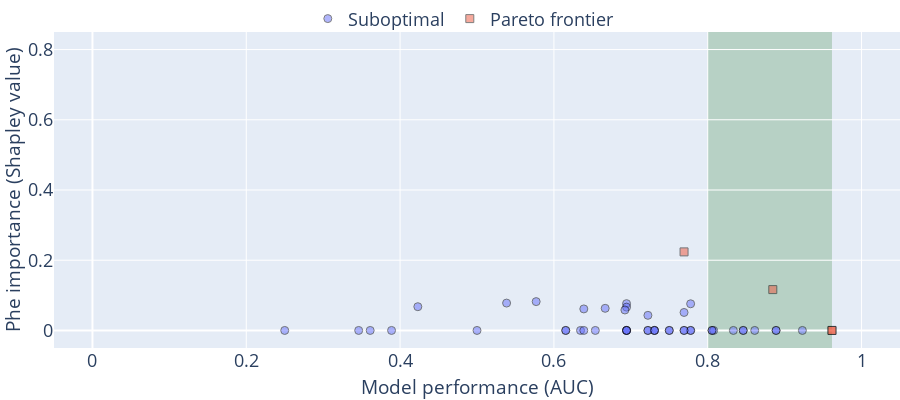
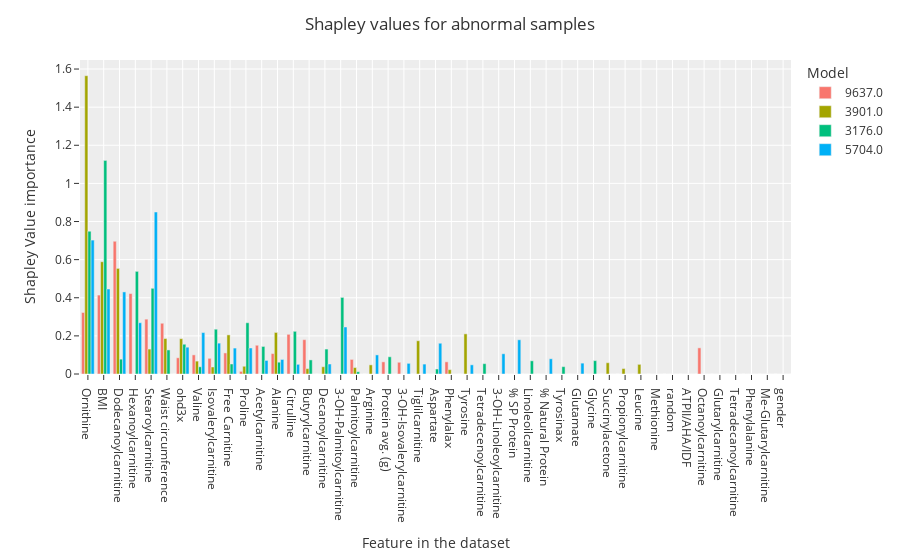

Notebook source saved alongside these figures, in order:
### Code cell
make_pareto_plot(study_SVMSMOTE_sampling)
make_ranking_plots(study_SVMSMOTE_sampling, study_SVMSMOTE)

### Figure 1 — Plotly figure (JSON) as saved in the notebook; plotly's stock layout.template omitted (floating-point values rounded to 4 significant figures)
{"data": [{"marker": {"line": {"color": "black", "width": 1}, "opacity": 0.5, "size": 8, "symbol": "circle"}, "mode": "markers", "name": "Suboptimal", "type": "scatter", "x": [0.7778, 0.6944, 0.8333, 0.6944, 0.3611, 0.5385, 0.7692, 0.7308, 0.9231, 0.6346, 0.8889, 0.5, 0.6944, 0.5769, 0.6944, 0.7222, 0.3462, 0.8056, 0.6154, 0.7692, 0.7222, 0.7308, 0.7778, 0.7222, 0.4231, 0.6944, 0.3889, 0.6389, 0.6923, 0.8611, 0.6944, 0.7692, 0.8077, 0.8462, 0.7308, 0.7778, 0.8462, 0.6538, 0.6389, 0.6154, 0.6667, 0.75, 0.25, 0.8056, 0.75, 0.8889], "y": [0, 0.07634, 0, 0, 0, 0.07793, 0, 0, 0, 0, 0, 0, 0, 0.08213, 0, 0, 0, 0, 0, 0.05122, 0.04302, 0, 0, 0, 0.06764, 0.06648, 0, 0, 0.0583, 0, 0, 0, 0, 0, 0, 0.07592, 0, 0, 0.0613, 0, 0.06301, 0, 0, 0, 0, 0]}, {"marker": {"line": {"color": "black", "width": 1}, "opacity": 0.5, "size": 8, "symbol": "square"}, "mode": "markers", "name": "Pareto frontier", "type": "scatter", "x": [0.8846, 0.7692, 0.9615, 0.9615], "y": [0.1163, 0.2237, 0, 0]}], "layout": {"font": {"size": 18}, "height": 400, "legend": {"bgcolor": "rgba(255, 255, 255, 0)", "orientation": "h", "x": 0.3, "y": 1.1}, "margin": {"b": 0, "l": 0, "r": 0, "t": 0}, "shapes": [{"fillcolor": "darkgreen", "layer": "below", "line": {"width": 0}, "opacity": 0.2, "type": "rect", "x0": 0.8, "x1": 0.9615, "xref": "x", "y0": 0, "y1": 1, "yref": "paper"}], "width": 900, "xaxis": {"range": [-0.05, 1.05], "title": {"font": {"size": 19}, "text": "Model performance (AUC)"}}, "yaxis": {"range": [-0.05, 0.85], "title": {"font": {"size": 19}, "text": "Phe importance (Shapley value)"}}}}

### Figure 2 — Plotly figure (JSON) as saved in the notebook; plotly's stock layout.template omitted (floating-point values rounded to 4 significant figures)
{"data": [{"alignmentgroup": "True", "hovertemplate": "variable=9637.0<br>index=%{x}<br>value=%{y}<extra></extra>", "legendgroup": "9637.0", "marker": {"color": "#F8766D", "pattern": {"shape": ""}}, "name": "9637.0", "offsetgroup": "9637.0", "orientation": "v", "showlegend": true, "textposition": "auto", "type": "bar", "x": ["Género", "aleator", "IMC", "Circunferencia de cintura", "ATPII/AHA/IDF", "fenilalax", "ohd3x", "tirosinax", "Alanina", "Aspartato", "Glutamato", "Leucina", "Ornitina", "Prolina", "Tirosina", "Carnitina libre", "Propionilcarnitina", "Isovalerilcarnitina", "Tiglilcarnitina", "Me-Glutarilcarnitina", "Decanoilcarnitina", "Tetradecanoilcarnitina", "3-OH-Isovalerilcarnitina", "3-OH-Palmitoilcarnitina", "Linoleoilcarnitina", "Arginina", "Citrulina", "Glicina", "Metionina", "Fenilalanina", "Succinilacetona", "Valina", "Acetilcarnitina", "Butirilcarnitina", "Glutarilcarnitina", "Hexanoilcarnitina", "Octanoilcarnitina", "Dodecanoilcarnitina", "Tetradecenoilcarnitina", "Palmitoilcarnitina", "Estearoilcarnitina", "3-OH-Linoleoilcarnitina", "PROTEINAProm_(G)", "%_proteina_natural", "%_Proteina_SP"], "xaxis": "x", "y": [0, 0, 0.4141, 0.2662, 0, 0.06384, 0.08503, 0, 0.107, 0, 0, 0, 0.3227, 0.01373, 0, 0.1106, 0, 0.08224, 0, 0, 0, 0, 0.06148, 0, 0, 0, 0.2083, 0, 0, 0, 0, 0.1003, 0.1508, 0.1801, 0, 0.422, 0.1372, 0.6964, 0, 0.07652, 0.2878, 0, 0.06376, 0, 0], "yaxis": "y"}, {"alignmentgroup": "True", "hovertemplate": "variable=3901.0<br>index=%{x}<br>value=%{y}<extra></extra>", "legendgroup": "3901.0", "marker": {"color": "#A3A500", "pattern": {"shape": ""}}, "name": "3901.0", "offsetgroup": "3901.0", "orientation": "v", "showlegend": true, "textposition": "auto", "type": "bar", "x": ["Género", "aleator", "IMC", "Circunferencia de cintura", "ATPII/AHA/IDF", "fenilalax", "ohd3x", "tirosinax", "Alanina", "Aspartato", "Glutamato", "Leucina", "Ornitina", "Prolina", "Tirosina", "Carnitina libre", "Propionilcarnitina", "Isovalerilcarnitina", "Tiglilcarnitina", "Me-Glutarilcarnitina", "Decanoilcarnitina", "Tetradecanoilcarnitina", "3-OH-Isovalerilcarnitina", "3-OH-Palmitoilcarnitina", "Linoleoilcarnitina", "Arginina", "Citrulina", "Glicina", "Metionina", "Fenilalanina", "Succinilacetona", "Valina", "Acetilcarnitina", "Butirilcarnitina", "Glutarilcarnitina", "Hexanoilcarnitina", "Octanoilcarnitina", "Dodecanoilcarnitina", "Tetradecenoilcarnitina", "Palmitoilcarnitina", "Estearoilcarnitina", "3-OH-Linoleoilcarnitina", "PROTEINAProm_(G)", "%_proteina_natural", "%_Proteina_SP"], "xaxis": "x", "y": [0, 0, 0.589, 0.186, 0, 0.02259, 0.1852, 0, 0.2179, 0, 0, 0.05053, 1.565, 0.04056, 0.2106, 0.2052, 0.02845, 0.03683, 0.1745, 0, 0.03803, 0, 0, 0, 0, 0.04782, 0, 0, 0, 0, 0.05904, 0.06763, 0, 0.02818, 0, 0, 0, 0.5541, 0, 0.03367, 0.1307, 0, 0, 0, 0], "yaxis": "y"}, {"alignmentgroup": "True", "hovertemplate": "variable=3176.0<br>index=%{x}<br>value=%{y}<extra></extra>", "legendgroup": "3176.0", "marker": {"color": "#00BF7D", "pattern": {"shape": ""}}, "name": "3176.0", "offsetgroup": "3176.0", "orientation": "v", "showlegend": true, "textposition": "auto", "type": "bar", "x": ["Género", "aleator", "IMC", "Circunferencia de cintura", "ATPII/AHA/IDF", "fenilalax", "ohd3x", "tirosinax", "Alanina", "Aspartato", "Glutamato", "Leucina", "Ornitina", "Prolina", "Tirosina", "Carnitina libre", "Propionilcarnitina", "Isovalerilcarnitina", "Tiglilcarnitina", "Me-Glutarilcarnitina", "Decanoilcarnitina", "Tetradecanoilcarnitina", "3-OH-Isovalerilcarnitina", "3-OH-Palmitoilcarnitina", "Linoleoilcarnitina", "Arginina", "Citrulina", "Glicina", "Metionina", "Fenilalanina", "Succinilacetona", "Valina", "Acetilcarnitina", "Butirilcarnitina", "Glutarilcarnitina", "Hexanoilcarnitina", "Octanoilcarnitina", "Dodecanoilcarnitina", "Tetradecenoilcarnitina", "Palmitoilcarnitina", "Estearoilcarnitina", "3-OH-Linoleoilcarnitina", "PROTEINAProm_(G)", "%_proteina_natural", "%_Proteina_SP"], "xaxis": "x", "y": [0, 0, 1.121, 0.1263, 0, 0, 0.1561, 0.03843, 0.06196, 0.02608, 0, 0, 0.7492, 0.2688, 0, 0.05263, 0, 0.235, 0, 0, 0.1308, 0, 0, 0.4017, 0.06918, 0, 0.2239, 0.07017, 0, 0, 0, 0.03784, 0.1445, 0.07395, 0, 0.5384, 0, 0.07786, 0.05413, 0.01173, 0.4496, 0, 0.09026, 0, 0], "yaxis": "y"}, {"alignmentgroup": "True", "hovertemplate": "variable=5704.0<br>index=%{x}<br>value=%{y}<extra></extra>", "legendgroup": "5704.0", "marker": {"color": "#00B0F6", "pattern": {"shape": ""}}, "name": "5704.0", "offsetgroup": "5704.0", "orientation": "v", "showlegend": true, "textposition": "auto", "type": "bar", "x": ["Género", "aleator", "IMC", "Circunferencia de cintura", "ATPII/AHA/IDF", "fenilalax", "ohd3x", "tirosinax", "Alanina", "Aspartato", "Glutamato", "Leucina", "Ornitina", "Prolina", "Tirosina", "Carnitina libre", "Propionilcarnitina", "Isovalerilcarnitina", "Tiglilcarnitina", "Me-Glutarilcarnitina", "Decanoilcarnitina", "Tetradecanoilcarnitina", "3-OH-Isovalerilcarnitina", "3-OH-Palmitoilcarnitina", "Linoleoilcarnitina", "Arginina", "Citrulina", "Glicina", "Metionina", "Fenilalanina", "Succinilacetona", "Valina", "Acetilcarnitina", "Butirilcarnitina", "Glutarilcarnitina", "Hexanoilcarnitina", "Octanoilcarnitina", "Dodecanoilcarnitina", "Tetradecenoilcarnitina", "Palmitoilcarnitina", "Estearoilcarnitina", "3-OH-Linoleoilcarnitina", "PROTEINAProm_(G)", "%_proteina_natural", "%_Proteina_SP"], "xaxis": "x", "y": [0, 0, 0.4459, 0, 0, 0, 0.1406, 0, 0.07622, 0.1614, 0.05702, 0, 0.7026, 0.1365, 0.04809, 0.136, 0, 0.1619, 0.052, 0, 0.05237, 0, 0.0559, 0.2467, 0, 0.1001, 0.05079, 0, 0, 0, 0, 0.2174, 0.07118, 0, 0, 0.2689, 0, 0.4307, 0, 0, 0.8499, 0.1061, 0, 0.07979, 0.1795], "yaxis": "y"}], "layout": {"barmode": "group", "legend": {"title": {"text": "Model"}, "tracegroupgap": 0}, "margin": {"t": 60}, "title": {"text": "Shapley values for abnormal samples"}, "xaxis": {"anchor": "y", "categoryarray": ["Ornitina", "IMC", "Dodecanoilcarnitina", "Hexanoilcarnitina", "Estearoilcarnitina", "Circunferencia de cintura", "ohd3x", "Valina", "Isovalerilcarnitina", "Carnitina libre", "Prolina", "Acetilcarnitina", "Alanina", "Citrulina", "Butirilcarnitina", "Decanoilcarnitina", "3-OH-Palmitoilcarnitina", "Palmitoilcarnitina", "Arginina", "PROTEINAProm_(G)", "3-OH-Isovalerilcarnitina", "Tiglilcarnitina", "Aspartato", "fenilalax", "Tirosina", "Tetradecenoilcarnitina", "3-OH-Linoleoilcarnitina", "%_Proteina_SP", "Linoleoilcarnitina", "%_proteina_natural", "tirosinax", "Glutamato", "Glicina", "Succinilacetona", "Propionilcarnitina", "Leucina", "Metionina", "aleator", "ATPII/AHA/IDF", "Octanoilcarnitina", "Glutarilcarnitina", "Tetradecanoilcarnitina", "Fenilalanina", "Me-Glutarilcarnitina", "Género"], "categoryorder": "array", "domain": [0, 1], "labelalias": {"%_Proteina_SP": "% SP Protein", "%_proteina_natural": "% Natural Protein", "3-OH-Isovalerilcarnitina": "3-OH-Isovalerylcarnitine", "3-OH-Linoleoilcarnitina": "3-OH-Linoleoylcarnitine", "3-OH-Palmitoilcarnitina": "3-OH-Palmitoylcarnitine", "ATPII/AHA/IDF": "ATPII/AHA/IDF", "Acetilcarnitina": "Acetylcarnitine", "Alanina": "Alanine", "Arginina": "Arginine", "Aspartato": "Aspartate", "Butirilcarnitina": "Butyrylcarnitine", "CALCIOProm_(MG)": "Calcium avg. (mg)", "CARBOHIDRATOProm_(G)": "CARBOHYDRATE avg. (g)", "COBREProm_(MG)": "Copper avg. (mg)", "COLESTEROLProm_(MG)": "CHOLESTEROL avg. (mg)", "Carnitina libre": "Free Carnitine", "Circunferencia de cintura": "Waist circumference", "Citrulina": "Citrulline", "Decanoilcarnitina": "Decanoylcarnitine", "Dodecanoilcarnitina": "Dodecanoylcarnitine", "ENERGIAProm_(KCAL)": "ENERGY avg. (KCAL)", "Edad": "Age", "Estatura": "Height", "Estearoilcarnitina": "Stearoylcarnitine", "FENILALANINAProm_(G)": "PHENYLALANINE_avg (g)", "FOLATOProm_(MCG)": "Folate avg. (MCG)", "Fenilalanina": "Phenylalanine", "GRASAProm(G)": "Fat avg. (g)", "Glicina": "Glycine", "Glutamato": "Glutamate", "Glutarilcarnitina": "Glutarylcarnitine", "Género": "gender", "HIERROProm_(MG)": "Iron avg. (mg)", "HOMA-IR alterado": "HOMA-IR altered", "HOMA2-IR": "HOMA2-IR", "HOMA2B(%)": "HOMA2B(%)", "HOMA2S%": "HOMA2S%", "Hexanoilcarnitina": "Hexanoylcarnitine", "IMC": "BMI", "Isovalerilcarnitina": "Isovalerylcarnitine", "Leucina": "Leucine", "Linoleoilcarnitina": "Linoleoilcarnitine", "Me-Glutarilcarnitina": "Me-Glutarylcarnitine", "Metionina": "Methionine", "Octanoilcarnitina": "Octanoylcarnitine", "Ornitina": "Ornithine", "PROTEINAProm_(G)": "Protein avg. (g)", "Palmitoilcarnitina": "Palmitoylcarnitine", "Peso": "Weight", "Prolina": "Proline", "Propionilcarnitina": "Propionylcarnitine", "Proteina_SP": "SP Protein", "Proteina_natural": "Protein natural", "SP_gr/kg": "SP (gr/kg)", "Succinilacetona": "Succinylacetone", "TIROSINAProm_(G)": "TYROSINE avg. (g)", "Tetradecanoilcarnitina": "Tetradecanoylcarnitine", "Tetradecenoilcarnitina": "Tetradecenoylcarnitine", "Tiglilcarnitina": "Tiglilcarnitine", "Tirosina": "Tyrosine", "VITAMINA_B12Prom_(MCG)": "Vitamin B12 avg. (MCG)", "VITAMINA_Dprom": "Vitamin D avg.", "Valina": "Valine", "ZINCProm_(MG)": "Zinc avg. (mg)", "aleator": "random", "fenilalax": "Phenylalax", "glummol": "Glummol", "glupromx": "Glupromx", "insuprom": "Insuprom", "ohd3x": "ohd3x", "quickix": "Quickix", "tirosinax": "Tyrosinax"}, "title": {"text": "Feature in the dataset"}}, "yaxis": {"anchor": "x", "domain": [0, 1], "title": {"text": "Shapley Value importance"}}}}
